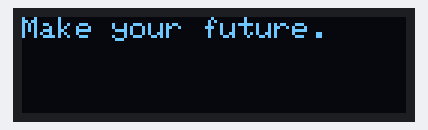
Bench run of a sketch on a simulated Arduino Uno, built with avr-gcc and run on an emulated ATmega328P. Shown: 128×32 one-colour display. The display library's start-up logo is not drawn; what the sketch prints to the serial monitor is not drawn.

Above: at 1.1 s.

The sketch:

IRSniffer.ino
```cpp
#include "IRLibAll.h"
#include <SPI.h>
#include <Wire.h>
#include <Adafruit_GFX.h>
#include <Adafruit_SSD1306.h>

//set OLED display
Adafruit_SSD1306 display = Adafruit_SSD1306(128, 32, &Wire);

//Create a receiver object to listen on pin 2
IRrecvPCI myReceiver(6);

//Create a decoder object
IRdecode myDecoder;

//Create a character value for the decoded value
char code;

void setup() {
  Serial.begin(9600);

//initialize the display
  display.begin(SSD1306_SWITCHCAPVCC, 0x3C); // Address 0x3C for 128x32
  Serial.println("OLED begun");
  display.display();

  delay(1000);
  display.clearDisplay();
  display.display();

  display.setTextSize(1);
  display.setTextColor(WHITE);
  display.setCursor(0,0);
  display.println("Make your future.");
  display.setCursor(0,0);
  display.display(); // actually display all of the above

//initialize the IR reciever
  myReceiver.enableIRIn();
  Serial.println(F("Ready to receive IR signals"));
}

void loop() {
  //Continue looping until you get a complete signal received
  if (myReceiver.getResults()) {
    myDecoder.decode();           //Decode it
    myDecoder.dumpResults(false);  //Now print results. Use false for less detail

    display.println(myDecoder.decode());
    delay(10);
    yield();
    display.display();

    myReceiver.enableIRIn();      //Restart receiver
  }
}
```
